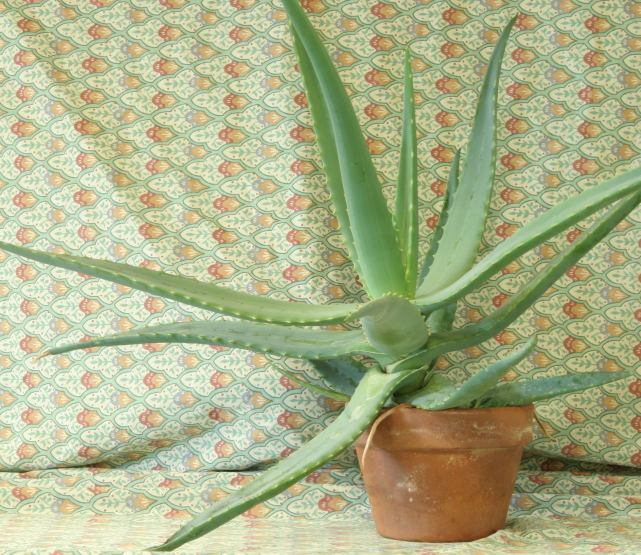
//> input picture ECC/images/aloeL.jpg, 1282 x 1110 px (shown at 1/2 size)
$ ./main   (built with g++ and OpenCV 4)
//> lines starting //> are read from the running program, lines starting //| are printed output that depends on the picture
#include <iostream>
#include "opencv2/opencv.hpp"

using namespace std;
using namespace cv;

int main() {

    Mat image1 = cv::imread("../images/aloeL.jpg", 1);
//> image1 is the input picture: 1110 rows x 1282 cols, CV_8UC3; mean B, G, R 136.6, 177.2, 171.2
    Mat image2 = cv::imread("../images/aloeR.jpg", 1);
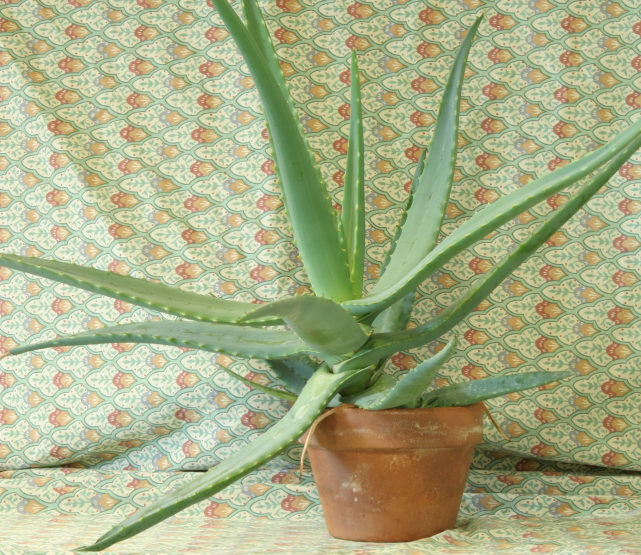
//> input picture ECC/images/aloeR.jpg, 1282 x 1110 px (shown at 1/2 size)
//> image2 is the input picture: 1110 rows x 1282 cols, CV_8UC3; mean B, G, R 134.1, 174.2, 168

    Mat image1_resize, image2_resize;
    cv::resize(image1, image1_resize, cv::Size(160, 120));
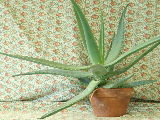
//> image1_resize: 120 rows x 160 cols, CV_8UC3; mean B, G, R 136.8, 177.3, 171.3
    cv::resize(image2, image2_resize, cv::Size(160, 120));
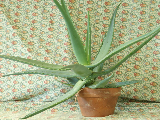
//> image2_resize: 120 rows x 160 cols, CV_8UC3; mean B, G, R 134.1, 174.1, 168

    Mat image1_gray, image2_gray;
    cv::cvtColor(image1_resize, image1_gray, cv::COLOR_BGR2GRAY);
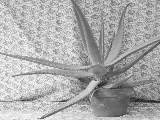
//> image1_gray: 120 rows x 160 cols, CV_8UC1; min 22, max 248, mean 170.9
    cv::cvtColor(image2_resize, image2_gray, cv::COLOR_BGR2GRAY);
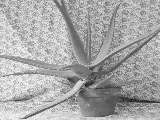
//> image2_gray: 120 rows x 160 cols, CV_8UC1; min 25, max 246, mean 167.7

    const int WARP_MODE = cv::MOTION_HOMOGRAPHY;

    Mat warp_maxtrix;
    if (WARP_MODE == cv::MOTION_HOMOGRAPHY) {
        warp_maxtrix = Mat::eye(3, 3, CV_32F);
    } else {
        warp_maxtrix = Mat::eye(2, 3, CV_32F);
    }

    cv::TermCriteria criteria(cv::TermCriteria::COUNT | cv::TermCriteria::EPS, 1000, 1.0e-10);

    cv::findTransformECC(image1_gray, image2_gray, warp_maxtrix, WARP_MODE, criteria);
//> warp_maxtrix = [[0.88, -0.0409, -2.24], [-0.0475, 0.944, 4.55], [-0.000526, 2.58e-06, 1]]

    Mat aligned;

    if (WARP_MODE == cv::MOTION_HOMOGRAPHY) {
        warpPerspective(image2_resize, aligned, warp_maxtrix, image1_resize.size(), cv::INTER_LINEAR | cv::WARP_INVERSE_MAP);
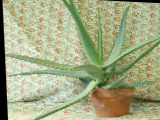
//> aligned: 120 rows x 160 cols, CV_8UC3; mean B, G, R 130.7, 168.8, 162.5
    }

    cv::imshow("img1", image1_resize);
    cv::imshow("img2", image2_resize);
    cv::imshow("img align", aligned);
    cv::waitKey(-1);

    return 0;
}
